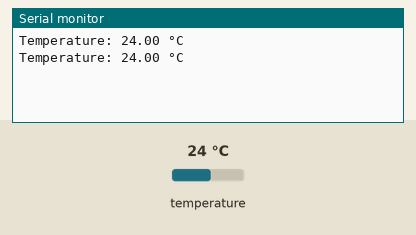
A program run on a simulated ESP32. Parts: the last lines printed to the serial monitor. The inputs (shaded band) are chosen by the test bench; at power-on: temperature 24 °C.

Above: at 3.3 s.
3.4 s: temperature set to 12 °C
At 4.9 s:
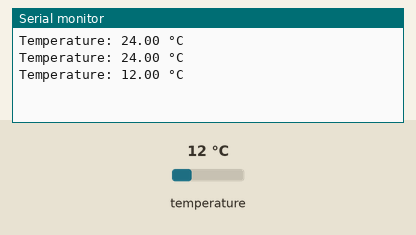
5.9 s: temperature set to 19 °C
At 7.4 s:
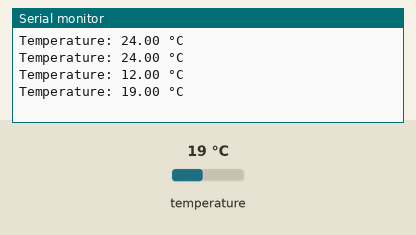
Timing chart, 0 to 8.9 s (numbered marks = the images above; inputs shaded):
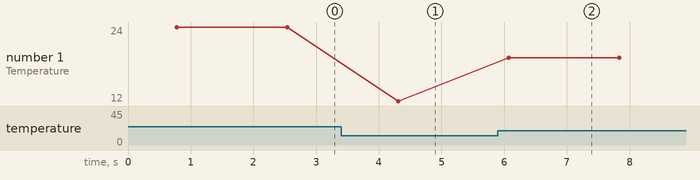

Measured:
- after the input at 3.4 s, the serial monitor: prints a new line after 0.91 s (image 1)
- after the input at 5.9 s, the serial monitor: prints a new line after 0.17 s (image 2)
- plotted number 1: 24 → 12 after the input at 3.4 s, 12 → 19 after the input at 5.9 s

The program:

main.cpp
```cpp
#include <OneWire.h>
#include <DallasTemperature.h>

// Pin nối với chân DQ của DS18B20
#define ONE_WIRE_BUS 27

// Thiết lập giao tiếp OneWire với Arduino
OneWire oneWire(ONE_WIRE_BUS);

// Thiết lập đối tượng cảm biến nhiệt độ
DallasTemperature sensors(&oneWire);

void setup() {
  // Bắt đầu giao tiếp nối tiếp
  Serial.begin(115200);
  // Bắt đầu cảm biến nhiệt độ
  sensors.begin();
}

void loop() {
  // Yêu cầu cảm biến đọc nhiệt độ
  sensors.requestTemperatures();
  // Đọc nhiệt độ từ cảm biến
  float temperatureC = sensors.getTempCByIndex(0);

  // Kiểm tra nếu không đọc được dữ liệu
  if (temperatureC == DEVICE_DISCONNECTED_C) {
    Serial.println("Could not read temperature data");
  } else {
    Serial.print("Temperature: ");
    Serial.print(temperatureC);
    Serial.println(" °C");
  }


  delay(1000);
}
```
